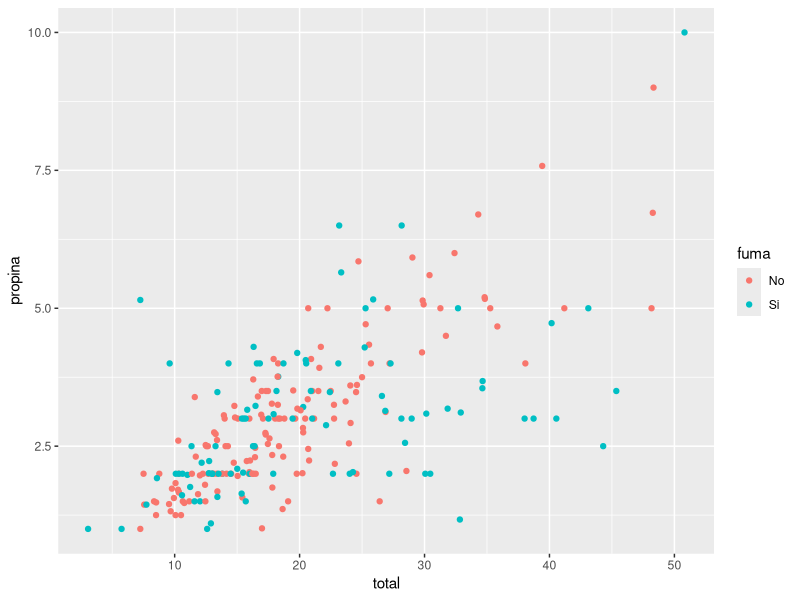
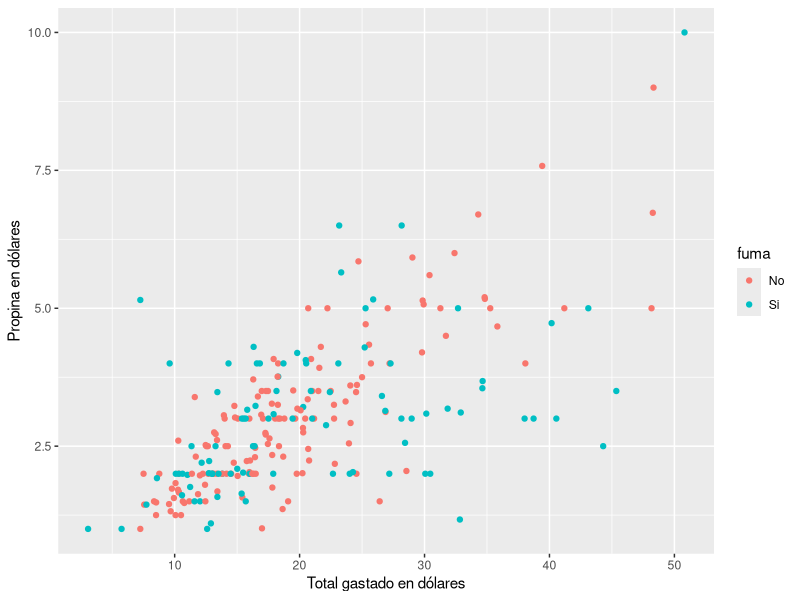
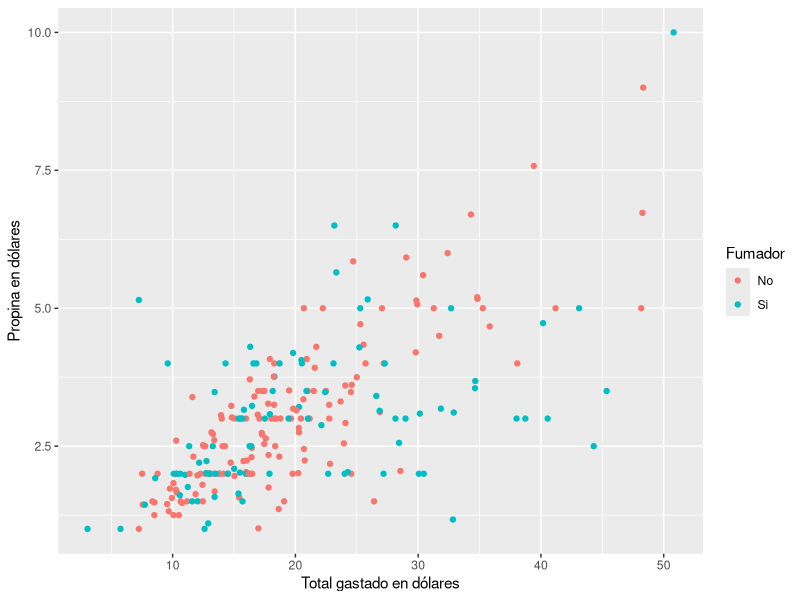
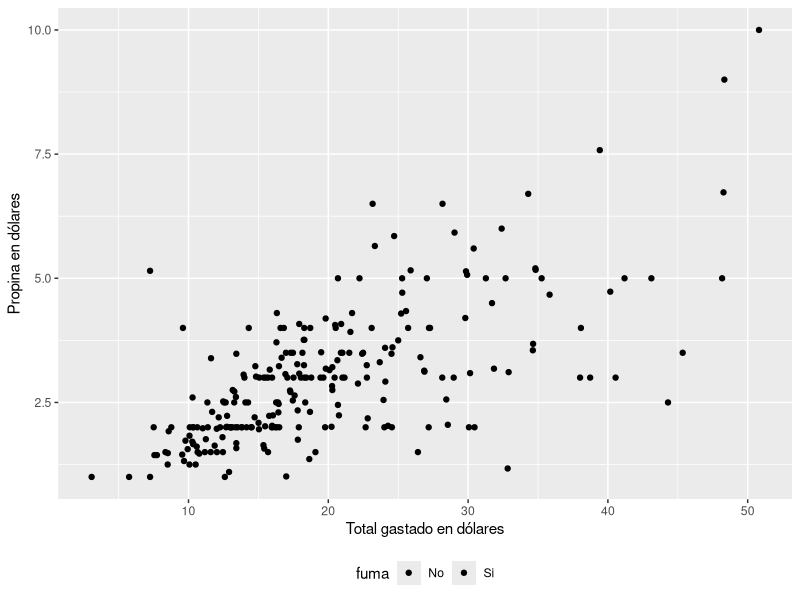
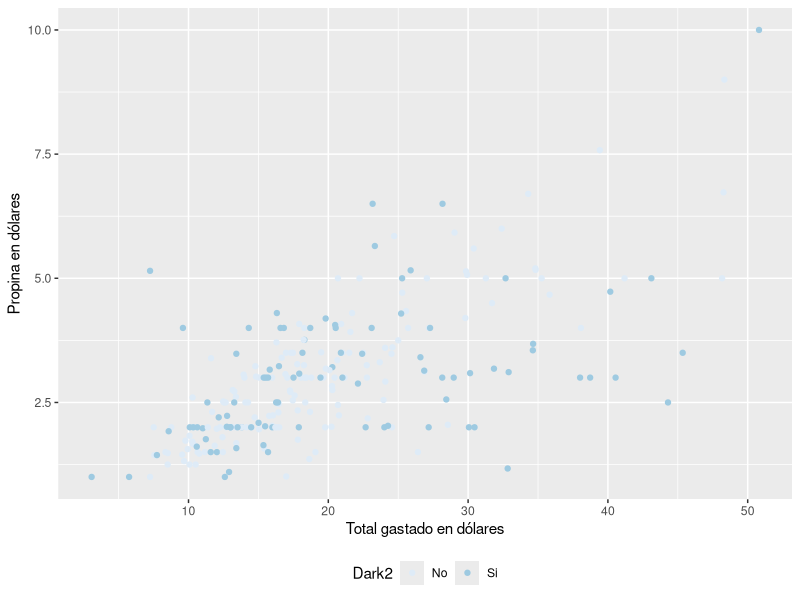
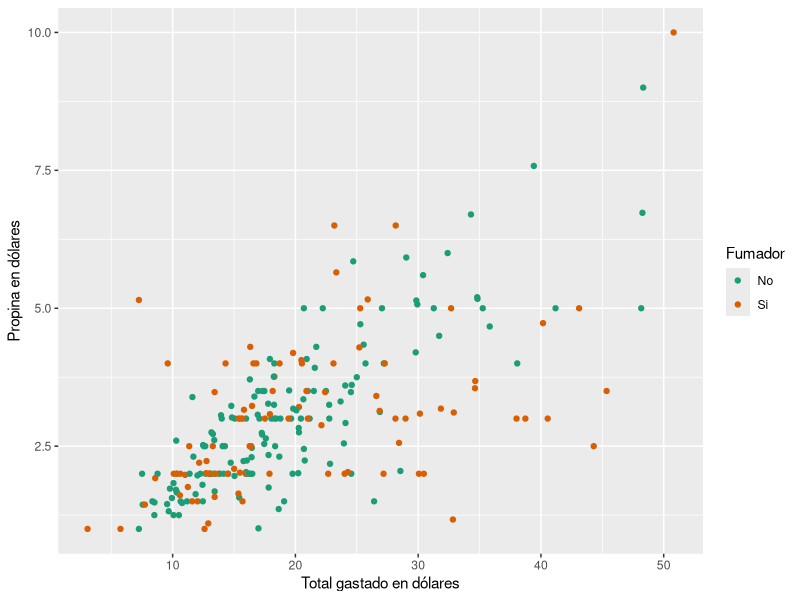
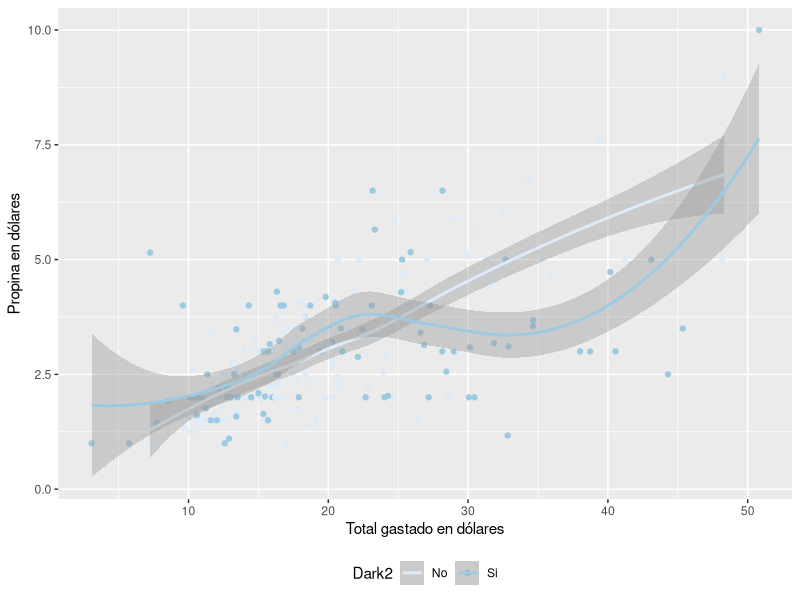
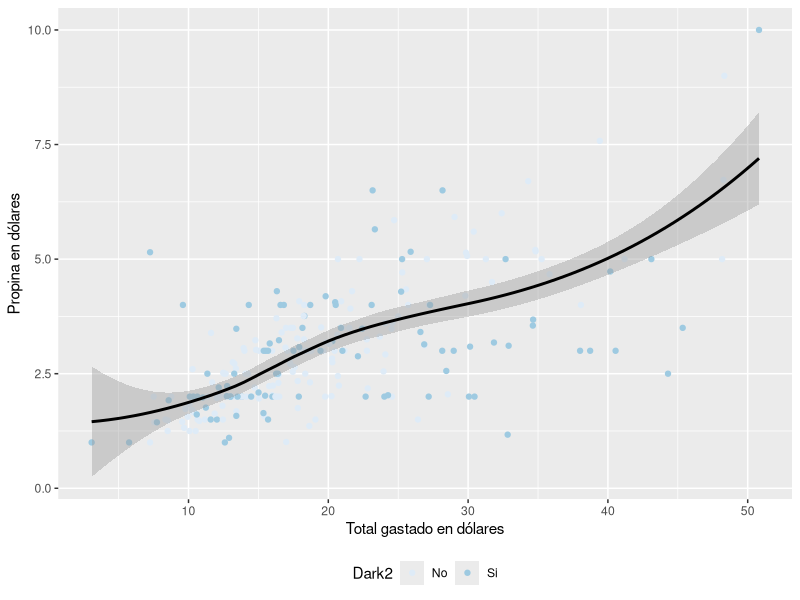

Reproduce these figures in R, in order.
## ---- chunk 1
knitr::opts_chunk$set(echo = TRUE)
## ---- chunk 2
library(tidyverse)

propinas<- read.csv("propina.csv")

ggplot(propinas, aes(total, propina, colour = fuma))+
  geom_point()
   
## ---- chunk 3
library(tidyverse)

propinas<- read.csv("propina.csv")

ggplot(propinas, aes(total, propina, colour = fuma))+
  geom_point()+
   scale_x_continuous(name ="Total gastado en dólares") +
    scale_y_continuous(name = "Propina en dólares")
     

## ---- chunk 4
library(tidyverse)

propinas<- read.csv("propina.csv")

ggplot(propinas, aes(total, propina, colour = fuma))+
  geom_point()+
   scale_x_continuous(name ="Total gastado en dólares") +
    scale_y_continuous(name = "Propina en dólares")+
     scale_color_discrete(name = "Fumador")

## ---- chunk 5
library(tidyverse)

propinas<- read.csv("propina.csv")

ggplot(propinas, aes(total, propina, fill = fuma))+
  geom_point()+
   scale_x_continuous(name ="Total gastado en dólares") +
    scale_y_continuous(name = "Propina en dólares")+
     scale_color_discrete(name = "Fumador")+
      theme(legend.position = "bottom")

## ---- chunk 6
library(tidyverse)

propinas<- read.csv("propina.csv")

ggplot(propinas, aes(total, propina, color = fuma))+
  geom_point()+
   scale_x_continuous(name ="Total gastado en dólares") +
    scale_y_continuous(name = "Propina en dólares")+
      scale_color_discrete(name = "Fumador")+
      theme(legend.position = "bottom")+
        scale_color_brewer("Dark2")
## ---- chunk 7
propinas %>% ggplot(aes(x=total,y=propina,color=fuma)) + geom_point() +
      labs(x="Total gastado en dólares",y="Propina en dólares" ,color="Fumador") +
      scale_color_brewer(palette = 'Dark2')
## ---- chunk 8
library(tidyverse)

propinas<- read.csv("propina.csv")

ggplot(propinas, aes(total, propina, colour = fuma))+
  geom_point()+
   scale_x_continuous(name ="Total gastado en dólares") +
    scale_y_continuous(name = "Propina en dólares")+
     scale_color_discrete(name = "Fumador")+
      theme(legend.position = "bottom")+
        scale_color_brewer("Dark2")+
  geom_smooth()

## ---- chunk 9
library(tidyverse)

propinas<- read.csv("propina.csv")

ggplot(propinas, aes(total, propina, colour = fuma))+
  geom_point()+
   scale_x_continuous(name ="Total gastado en dólares") +
    scale_y_continuous(name = "Propina en dólares")+
     scale_color_discrete(name = "Fumador")+
      theme(legend.position = "bottom")+
        scale_color_brewer("Dark2")+
  geom_smooth(colour="black")

## ---- chunk 10
library(tidyverse)

propinas<- read.csv("propina.csv")

ggplot(propinas, aes(x = dia))+
  geom_bar()

## ---- chunk 11
library(tidyverse)

propinas<- read.csv("propina.csv")

ggplot(propinas, aes(x = dia, fill="party"))+
  geom_bar()

